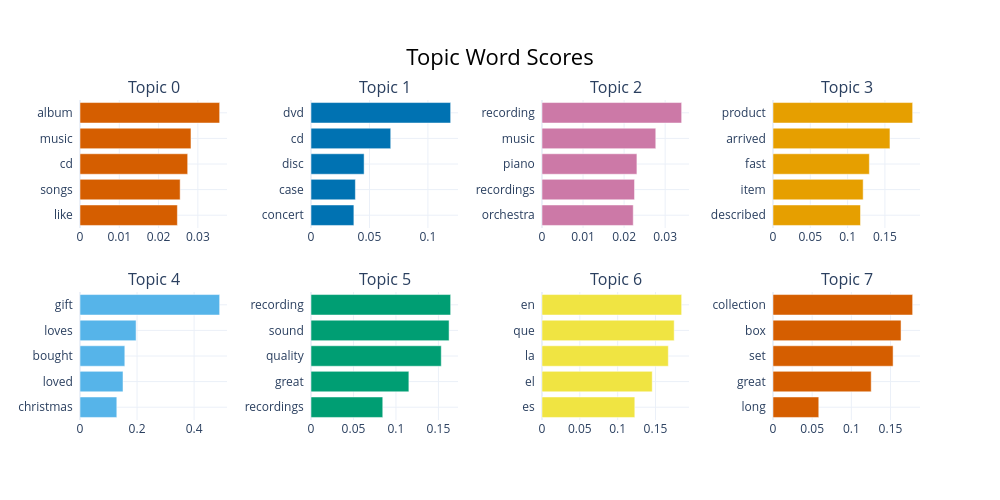

Notebook code for this chart:
### Code cell
import plotly.io as pio
pio.renderers.default = "vscode"


from bertopic import BERTopic
topic_model = BERTopic.load("bertopic_model")
topic_model.get_topic_info() 
topic_model.visualize_barchart()

### Figure 1 — Plotly figure (JSON) as saved in the notebook; plotly's stock layout.template omitted (floating-point values rounded to 4 significant figures)
{"data": [{"marker": {"color": "#D55E00"}, "orientation": "h", "type": "bar", "x": [0.02479, 0.02549, 0.02741, 0.02825, 0.03554], "xaxis": "x", "y": ["like  ", "songs  ", "cd  ", "music  ", "album  "], "yaxis": "y"}, {"marker": {"color": "#0072B2"}, "orientation": "h", "type": "bar", "x": [0.03668, 0.03796, 0.04543, 0.06819, 0.1194], "xaxis": "x2", "y": ["concert  ", "case  ", "disc  ", "cd  ", "dvd  "], "yaxis": "y2"}, {"marker": {"color": "#CC79A7"}, "orientation": "h", "type": "bar", "x": [0.02223, 0.02254, 0.02312, 0.02772, 0.03402], "xaxis": "x3", "y": ["orchestra  ", "recordings  ", "piano  ", "music  ", "recording  "], "yaxis": "y3"}, {"marker": {"color": "#E69F00"}, "orientation": "h", "type": "bar", "x": [0.1173, 0.1209, 0.1292, 0.1568, 0.1872], "xaxis": "x4", "y": ["described  ", "item  ", "fast  ", "arrived  ", "product  "], "yaxis": "y4"}, {"marker": {"color": "#56B4E9"}, "orientation": "h", "type": "bar", "x": [0.129, 0.1507, 0.1571, 0.1965, 0.4895], "xaxis": "x5", "y": ["christmas  ", "loved  ", "bought  ", "loves  ", "gift  "], "yaxis": "y5"}, {"marker": {"color": "#009E73"}, "orientation": "h", "type": "bar", "x": [0.08446, 0.1152, 0.1533, 0.1625, 0.1644], "xaxis": "x6", "y": ["recordings  ", "great  ", "quality  ", "sound  ", "recording  "], "yaxis": "y6"}, {"marker": {"color": "#F0E442"}, "orientation": "h", "type": "bar", "x": [0.1226, 0.1457, 0.1669, 0.1747, 0.1845], "xaxis": "x7", "y": ["es  ", "el  ", "la  ", "que  ", "en  "], "yaxis": "y7"}, {"marker": {"color": "#D55E00"}, "orientation": "h", "type": "bar", "x": [0.05843, 0.1254, 0.1533, 0.1635, 0.1783], "xaxis": "x8", "y": ["long  ", "great  ", "set  ", "box  ", "collection  "], "yaxis": "y8"}], "layout": {"annotations": [{"font": {"size": 16}, "showarrow": false, "text": "Topic 0", "x": 0.0875, "xanchor": "center", "xref": "paper", "y": 1, "yanchor": "bottom", "yref": "paper"}, {"font": {"size": 16}, "showarrow": false, "text": "Topic 1", "x": 0.3625, "xanchor": "center", "xref": "paper", "y": 1, "yanchor": "bottom", "yref": "paper"}, {"font": {"size": 16}, "showarrow": false, "text": "Topic 2", "x": 0.6375, "xanchor": "center", "xref": "paper", "y": 1, "yanchor": "bottom", "yref": "paper"}, {"font": {"size": 16}, "showarrow": false, "text": "Topic 3", "x": 0.9125, "xanchor": "center", "xref": "paper", "y": 1, "yanchor": "bottom", "yref": "paper"}, {"font": {"size": 16}, "showarrow": false, "text": "Topic 4", "x": 0.0875, "xanchor": "center", "xref": "paper", "y": 0.4, "yanchor": "bottom", "yref": "paper"}, {"font": {"size": 16}, "showarrow": false, "text": "Topic 5", "x": 0.3625, "xanchor": "center", "xref": "paper", "y": 0.4, "yanchor": "bottom", "yref": "paper"}, {"font": {"size": 16}, "showarrow": false, "text": "Topic 6", "x": 0.6375, "xanchor": "center", "xref": "paper", "y": 0.4, "yanchor": "bottom", "yref": "paper"}, {"font": {"size": 16}, "showarrow": false, "text": "Topic 7", "x": 0.9125, "xanchor": "center", "xref": "paper", "y": 0.4, "yanchor": "bottom", "yref": "paper"}], "height": 500, "hoverlabel": {"bgcolor": "white", "font": {"family": "Rockwell", "size": 16}}, "showlegend": false, "title": {"font": {"color": "Black", "size": 22}, "text": "Topic Word Scores", "x": 0.5, "xanchor": "center", "yanchor": "top"}, "width": 1000, "xaxis": {"anchor": "y", "domain": [0, 0.175], "showgrid": true}, "xaxis2": {"anchor": "y2", "domain": [0.275, 0.45], "showgrid": true}, "xaxis3": {"anchor": "y3", "domain": [0.55, 0.725], "showgrid": true}, "xaxis4": {"anchor": "y4", "domain": [0.825, 1], "showgrid": true}, "xaxis5": {"anchor": "y5", "domain": [0, 0.175], "showgrid": true}, "xaxis6": {"anchor": "y6", "domain": [0.275, 0.45], "showgrid": true}, "xaxis7": {"anchor": "y7", "domain": [0.55, 0.725], "showgrid": true}, "xaxis8": {"anchor": "y8", "domain": [0.825, 1], "showgrid": true}, "yaxis": {"anchor": "x", "domain": [0.6, 1], "showgrid": true}, "yaxis2": {"anchor": "x2", "domain": [0.6, 1], "showgrid": true}, "yaxis3": {"anchor": "x3", "domain": [0.6, 1], "showgrid": true}, "yaxis4": {"anchor": "x4", "domain": [0.6, 1], "showgrid": true}, "yaxis5": {"anchor": "x5", "domain": [0, 0.4], "showgrid": true}, "yaxis6": {"anchor": "x6", "domain": [0, 0.4], "showgrid": true}, "yaxis7": {"anchor": "x7", "domain": [0, 0.4], "showgrid": true}, "yaxis8": {"anchor": "x8", "domain": [0, 0.4], "showgrid": true}}}
